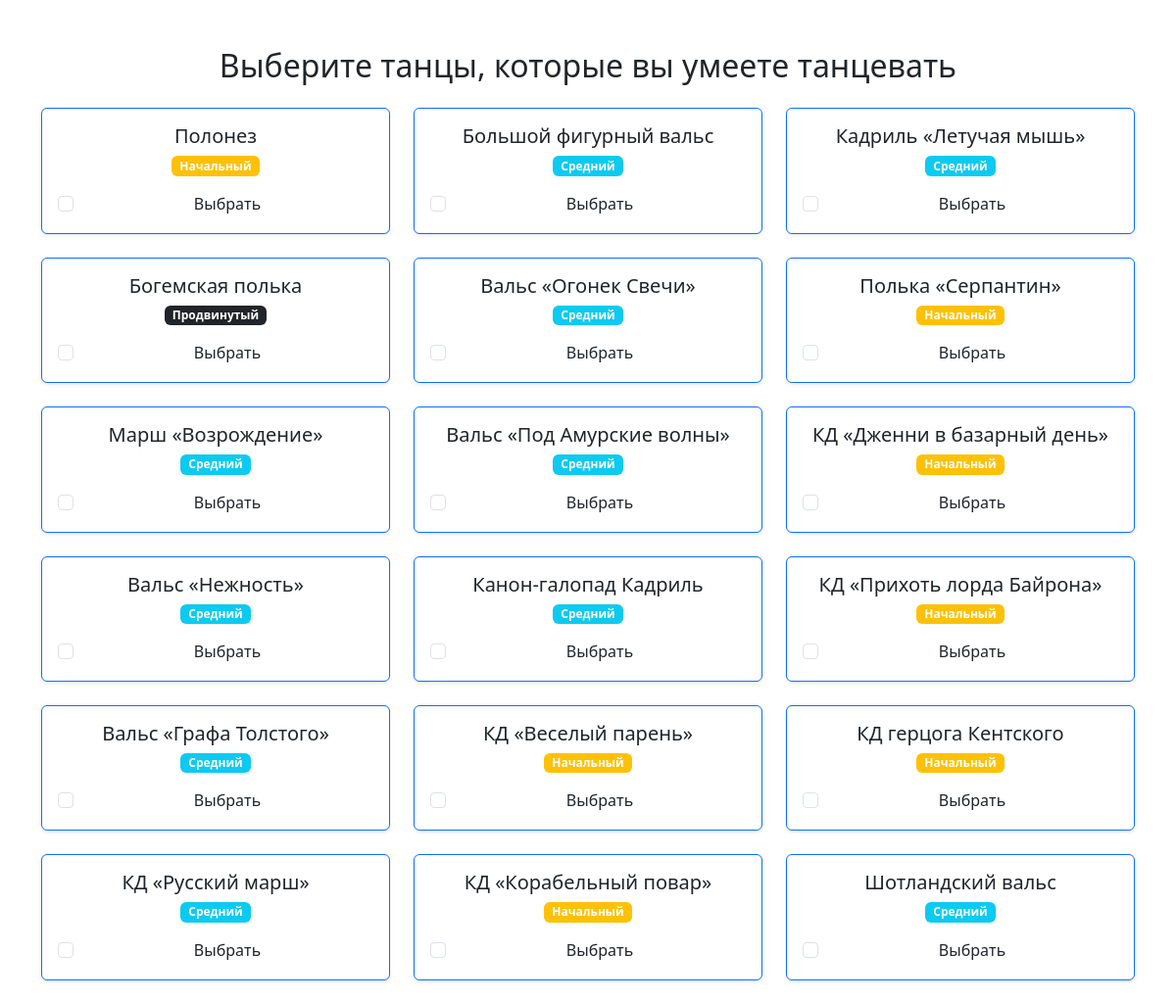
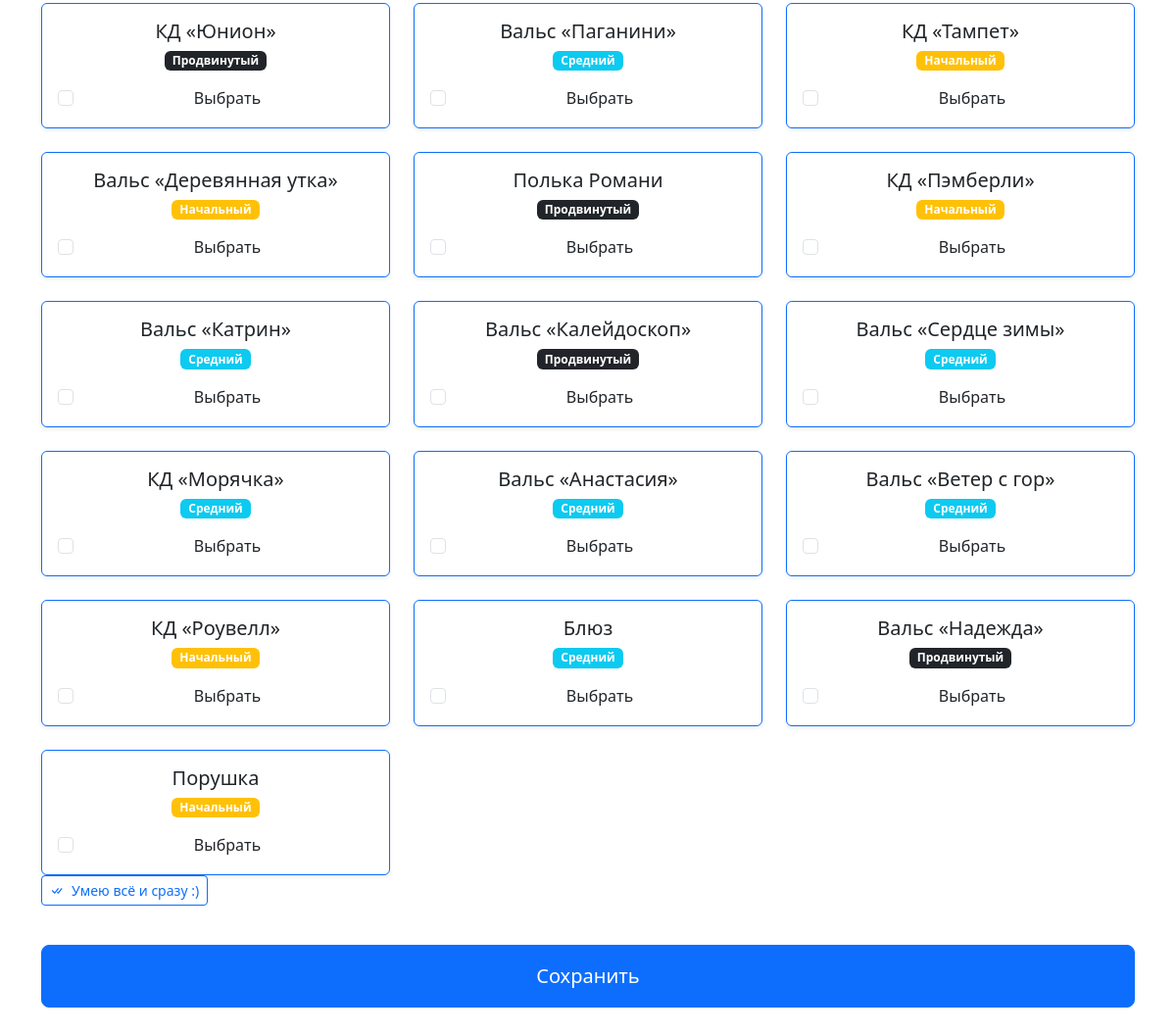
The page /skills/ (signed in) on the database its author committed (2 pictures, top to bottom).
### engage/models.py (models this page shows, shortened)
class Dance(models.Model):
    name = models.CharField(max_length=100)
    level = models.CharField(max_length=50)
    has_partner = models.BooleanField(default=False)

### engage/views.py (the view)
# urls.py: path('skills/', views.select_skills, name='select_skills'),
@login_required
def select_skills(request):
    profile = request.user.userprofile
    dances = Dance.objects.all()
    if request.method == "POST":
        selected_ids = request.POST.getlist('dances')
        selected_ids = [int(id) for id in selected_ids]
        profile.skills.set(selected_ids)
        return redirect('home')
    return render(request, 'engage/skills.html', {
        'dances': dances,
        'selected_dances': profile.skills.all()
    })

### engage/templates/engage/skills.html (shortened to what this page needs)
<link href="https://cdn.jsdelivr.net/npm/bootstrap@5.3.3/dist/css/bootstrap.min.css" rel="stylesheet">
<link rel="stylesheet" href="https://cdn.jsdelivr.net/npm/bootstrap-icons/font/bootstrap-icons.css">
{% block content %}
<div class="container py-5">
    <h2 class="text-center mb-4">Выберите танцы, которые вы умеете танцевать</h2>
    <form method="post">
        <div class="row row-cols-1 row-cols-md-2 row-cols-lg-3 g-4">
            {% for dance in dances %}
                <div class="col">
                    <div class="card shadow-sm border-primary dance-card">
                        <div class="card-body text-center">
                            <h5 class="card-title">{{ dance.name }}</h5>
                            <span class="badge {% if dance.level == 'Начальный' %}bg-warning
                                {% elif dance.level == 'Средний' %}bg-info
                                {% else %}bg-dark{% endif %}">
                                {{ dance.level }}
                            </span>
                            <div class="form-check mt-3">
                                <input class="form-check-input" type="checkbox" name="dances" value="{{ dance.id }}"
                                       id="dance{{ dance.id }}" {% if dance in selected_dances %}checked{% endif %}>
                                <label class="form-check-label" for="dance{{ dance.id }}">
                                    Выбрать
                                </label>
                            </div>
                        </div>
                    </div>
                </div>
            {% endfor %}
        </div>
            <button type="button" class="btn btn-sm btn-outline-primary mb-3" onclick="selectAllDances()">
                <i class="bi bi-check-all me-2"></i>Умею всё и сразу :)
            </button>
        <div class="d-grid gap-2 mt-4">
            <button type="submit" class="btn btn-primary btn-lg py-3">
                Сохранить
            </button>
        </div>
    </form>
</div>
{% endblock %}

### rows shown on the page
Dance: name "Полонез", level "Начальный"
Dance: name "Большой фигурный вальс", level "Средний"
Dance: name "Кадриль «Летучая мышь»", level "Средний"
Dance: name "Богемская полька", level "Продвинутый"
Dance: name "Вальс «Огонек Свечи»", level "Средний"
Dance: name "Полька «Серпантин»", level "Начальный"
Dance: name "Марш «Возрождение»", level "Средний"
Dance: name "Вальс «Под Амурские волны»", level "Средний"
Dance: name "КД «Дженни в базарный день»", level "Начальный"
Dance: name "Вальс «Нежность»", level "Средний"
Dance: name "Канон-галопад Кадриль", level "Средний"
Dance: name "КД «Прихоть лорда Байрона»", level "Начальный"
Dance: name "Вальс «Графа Толстого»", level "Средний"
Dance: name "КД «Веселый парень»", level "Начальный"
Dance: name "КД герцога Кентского", level "Начальный"
Dance: name "КД «Русский марш»", level "Средний"
Dance: name "КД «Корабельный повар»", level "Начальный"
Dance: name "Шотландский вальс", level "Средний"
Dance: name "КД «Юнион»", level "Продвинутый"
Dance: name "Вальс «Паганини»", level "Средний"
Dance: name "КД «Тампет»", level "Начальный"
Dance: name "Вальс «Деревянная утка»", level "Начальный"
Dance: name "Полька Романи", level "Продвинутый"
Dance: name "КД «Пэмберли»", level "Начальный"
Dance: name "Вальс «Катрин»", level "Средний"
Dance: name "Вальс «Калейдоскоп»", level "Продвинутый"
Dance: name "Вальс «Сердце зимы»", level "Средний"
Dance: name "КД «Морячка»", level "Средний"
Dance: name "Вальс «Анастасия»", level "Средний"
Dance: name "Вальс «Ветер с гор»", level "Средний"
Dance: name "КД «Роувелл»", level "Начальный"
Dance: name "Блюз", level "Средний"
Dance: name "Вальс «Надежда»", level "Продвинутый"
Dance: name "Порушка", level "Начальный"
